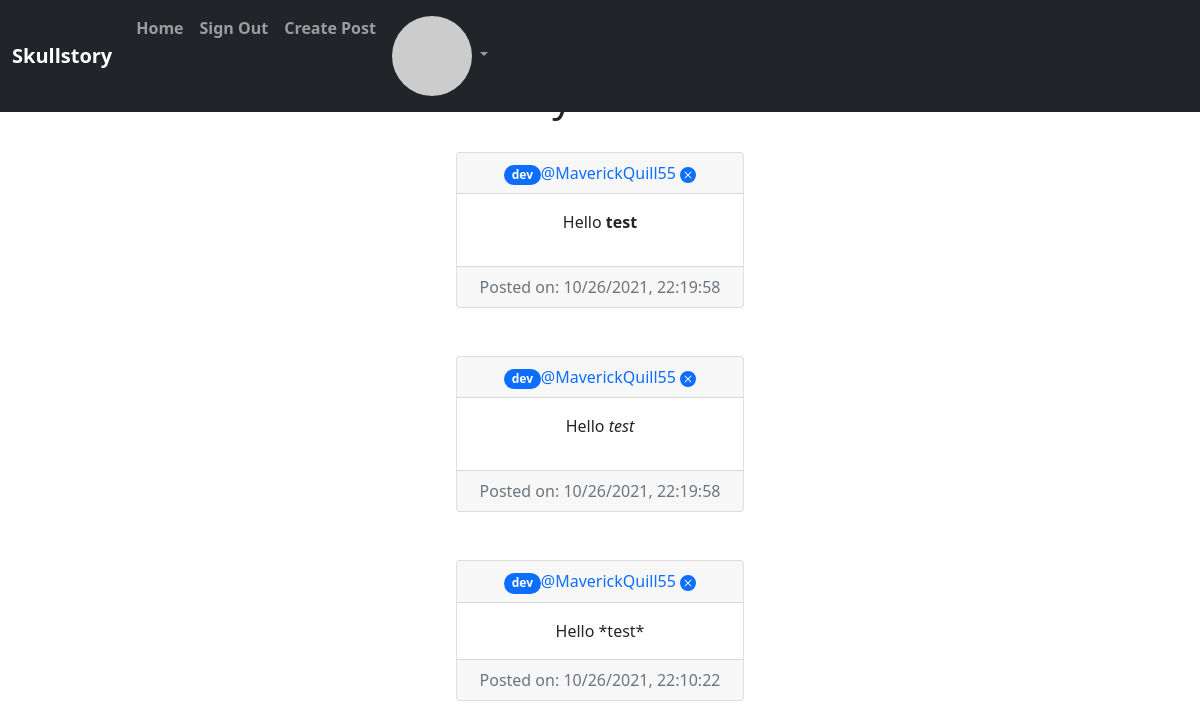
The page /home (signed in) on the database as committed earlier.
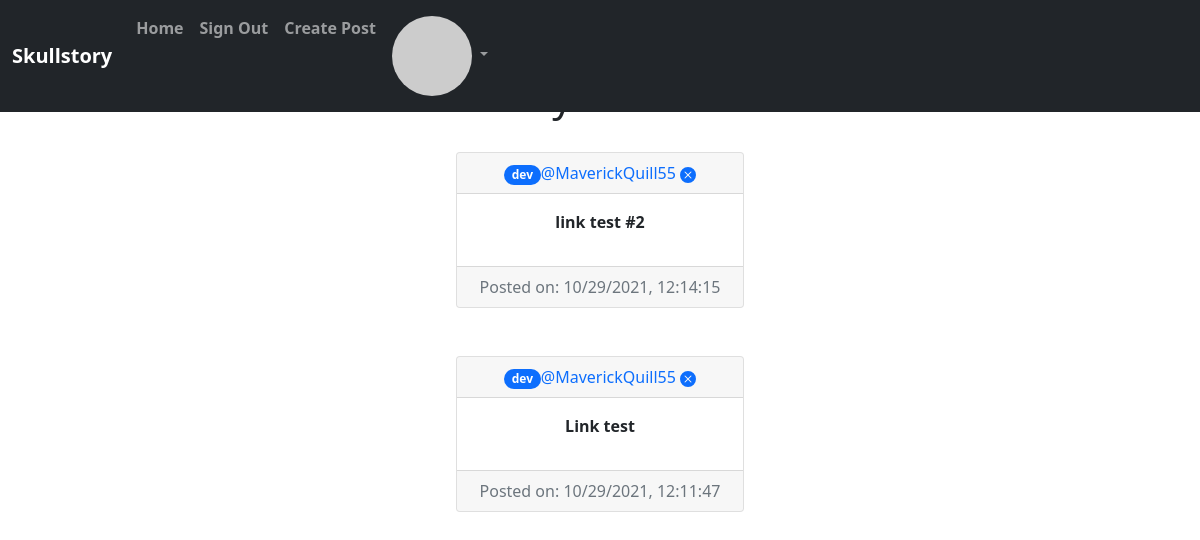
The same page on the database as committed later.
### website/__init__.py (models this page shows)
class Post(db.Model):
  id = db.Column(db.Integer, primary_key=True)
  text = db.Column(db.Text, nullable=False)
  likes = db.relationship("PostLike", backref="post", passive_deletes=True)
  date_created = db.Column(db.DateTime(timezone=True), default=apis.now())
  author = db.Column(db.Integer, db.ForeignKey('user.id', ondelete='CASCADE'), nullable=False)
  comments = db.relationship("Comment", backref="post", passive_deletes=True)

class User(db.Model, UserMixin):
  id = db.Column(db.Integer, primary_key=True)
  email = db.Column(db.String(150), unique=True)
  username = db.Column(db.String(150), unique=True)
  password = db.Column(db.String(150), unique=False)
  date_created = db.Column(db.DateTime(timezone=True), default=apis.now())
  posts = db.relationship('Post', backref='user', passive_deletes=True)
  gravatar = db.Column(db.String(150), unique=True)
  likes = db.relationship("PostLike", backref="user", passive_deletes=True)
  comments = db.relationship('Comment', backref="user", passive_deletes=True)

### website/views.py (the view)
@views.route('/')
@views.route('/home')
def home():
    posts = Post.query.all()
    posts.reverse()
    return render_template("home.html",
                           user=current_user,
                           posts=posts,
                           suser=current_user,
                           num=len)

### website/templates/home.html (shortened to what this page needs)
{% extends "base.html" %}
{% block content %}
<div align="center">
{% for post in posts %}
<br>
<div class="card" style="width: 18rem;">
  <div class="card-header">
    {% if post.user.id == 1 %}
    <a href="/user/{{ post.user.id }}" class="user"><span class="rounded-pill badge bg-primary">dev</span>@{{ post.user.username }}</a>
    {% else %}
    <a href="/user/{{ post.user.id }}" class="user"><img class="rounded-circle" src="{{ post.user.gravatar }}" alt="">@{{ post.user.username }}</a>
    {% endif %}
    {% if post.user == user %}
    <a href="/delete/{{ post.id }}" class="interact">
    </a>
    {% endif %}
  </div>
  <div class="card-body">
    <div>{{ post.text|safe }}</div>
  </div>
  <div class="card-footer text-muted">
    Posted on: {{ post.date_created.strftime('%m/%d/%Y, %H:%M:%S') }}
  </div>
</div><br>
{% endfor %}
</div>
{% endblock %}

### website/templates/base.html (shortened to what this page needs)
<!DOCTYPE html>
<html lang="en">
  <head>
    <link
      href="https://cdn.jsdelivr.net/npm/bootstrap@5.0.2/dist/css/bootstrap.min.css"
      rel="stylesheet"
    />
    <link rel="stylesheet" href="css/style.css">
  </head>
  <body>
    <nav class="navbar navbar-expand-lg navbar-dark fixed-top bg-dark">
      <div class="container-fluid">
      <div>
        <a class="navbar-brand fancy" href="/home">Skullstory</a>
      </div>
      <div class="collapse navbar-collapse nav" id="navbarSupportedContent">
        <ul class="navbar-nav me-auto mb-2 mb-lg-0">
        <a class="nav-link fancy" href="/home">Home</a>
        {% if user.is_authenticated %}
        <a class="nav-link fancy" href="/signout">Sign Out</a>
        <a class="nav-link fancy" href="/create">Create Post</a>
        <div class="nav-item dropdown">
          <a class="nav-link dropdown-toggle" id="navbarDropdown" role="button" data-bs-toggle="dropdown" aria-expanded="false">
            <img src="{{ user.gravatar }}" alt="Account" class="rounded-circle">
          </a>
        </div>
        {% else %}
        <a class="nav-link" href="/signup">Sign Up</a>
        <a class="nav-link" href="/signin">Sign in</a>
        {% endif %}
        </ul>
      </div>
      </div>
    </nav>
    <br><br><br>
    <div>
      <div align="center">
      <h1>{% block header %}{% endblock %}</h1>
      </div>
      {% block content %}{% endblock %}
    </div>
  </body>
</html>

### website/templates/base.html (style rules this page uses)
a:link { text-decoration: none; }

Rows that differ between the two databases and show on the page:
removed Post: user.username "MaverickQuill55", text "Hello test", date_created "10/26/2021, 22:19:58"
changed Post: text "Hello test" → "link test #2"; date_created "10/26/2021, 22:19:58" → "10/29/2021, 12:14:15"
changed Post: text "Hello *test*" → "Link test"; date_created "10/26/2021, 22:10:22" → "10/29/2021, 12:11:47"
